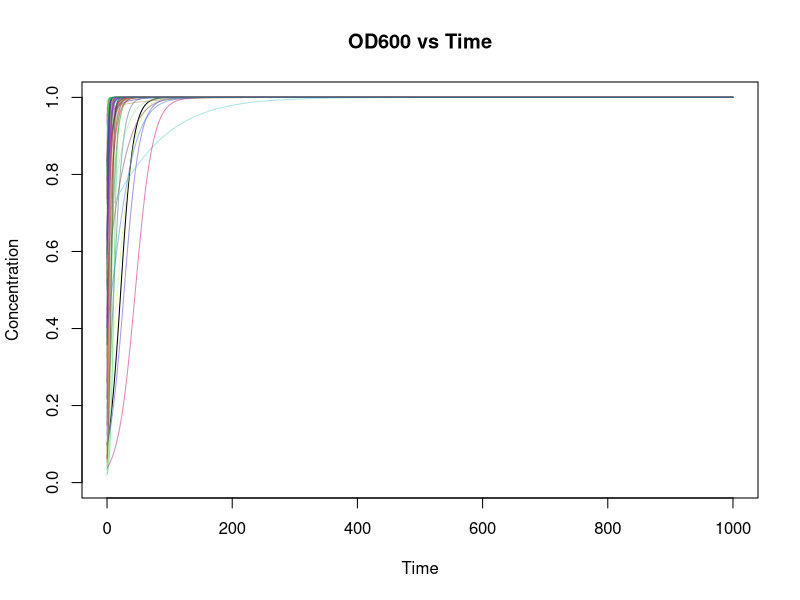

This chart was generated by the following R code:
# HackBio Internship Program - February, 2025
# Team-arginine on the stage-1 task
# The group consists of four people, namely:
# Meltem (GitHub: @meltemktn)
# BenAkande (GitHub: @BenAkande123)
# Manav Vaish (GitHub: @manavvaish)
# Favour_Imoniye (GitHub: @Favour-Imoniye)
# GitHub link to the team-arginine repository for stage-1:


# Function 1: Translation of DNA to protein

dna_to_protein<-function(sequence) {
  
  # Create a dataframe of codons and amino acids
  
  amino_acids<-c("A","R","N","D","C","E","Q","G","H","I","L","K","M",as.character("F"),"P","S",as.character("T"),"W","Y","V","*")
  codons<-list(c("GCT","GCC","GCA","GCG"),
              c("CGT","CGC","CGA","CGG","AGA","AGG"),
              c("AAT","AAC"),
              c("GAT","GAC"),
              c("TGT","TGC"),
              c("GAA","GAG"),
              c("CAA","CAG"),
              c("GGT","GGC","GGA","GGG"),
              c("CAT","CAC"),
              c("ATT","ATC","ATA"),
              c("CTT","CTC","CTA","CTG","TTA","TTG"),
              c("AAA","AAG"),
              c("ATG"),
              c("TTT","TTC"),
              c("CCT","CCC","CCA","CCG"),
              c("TCT","TCC","TCA","TCG","AGT","AGC"),
              c("ACT","ACC","ACA","ACG"),
              c("TGG"),
              c("TAT","TAC"),
              c("GTT","GTC","GTA","GTG"),
              c("TAA","TAG","TGA"))
  
  #Treat each vector of codons "as is" using the built-in function I
 
  codon_df<-data.frame(codons=I(codons),amino_acids=amino_acids)
  
  # Split sequence into triple letters
  
  seq_vec<-character() # Create an empty character vector
  for (i in seq(1,nchar(sequence),by=3)){ # Iterate over each character in the sequence
    codon<-substr(sequence,i,min(i+2,nchar(sequence))) # Extract sub-strings of 3 from the sequence
    seq_vec<-c(seq_vec,codon) #Append codon to the empty vector to create the codon sequence
  }

  # Match the codons to the amino acids and create the amino acid sequence
  
  aa_seq<-""
  for (cdn in seq_vec) {
    for (i in 1:nrow(codon_df)) {
      if (cdn %in% codon_df$codons[[i]]){ # double brackets to access the codon vector within the data frame
        aa_seq<-paste0(aa_seq,codon_df$amino_acids[i]) # add the amino acid to the new character vector, aa_seq
        if (codon_df$amino_acids[[i]]=="*") {
        return(aa_seq)
        }
        break #End the loop once you reach stop codon
      }
    }
  }
  return(aa_seq)
}
  

# Test the function!

dna_to_protein("ATGCCCTGGCTTGAACTGGGGCCCATATGA")

# Function 2: Generation and simulation of a logistic growth curve

# Defined a function where 

# n = Initial population size/concentration
# t = Time 
# r = Growth rate
# The carrying capacity / maximum concentration (K) is assumed 1

logistic_growth<-function(n,r,time) { 
  
  growth<- 1/(1+((1-n)/n)*exp(-r*time))
  return (growth)
}

# To randomize time - This is defined outside the function to try out different scenarios

time<-seq(0,1000,by=0.01)

# Run the function to initialize

od<-logistic_growth(0.1,0.1,time) 

# Set up the plot

plot(time,od,type="l",xlab="Time",ylab="Concentration",ylim=c(0,1), main = "OD600 vs Time")

# To generate 100 lines in one plot

for (i in 1:100) {
  random_init_od<-runif(1,0.01,0.99) # Random initial optical density
  random_growth_rate <- runif(1,0.01,1) # Random growth rate
  od <- logistic_growth(random_init_od, random_growth_rate, time) # Run the function once again with randomly generated values
  lines(time, od, col = rgb(runif(1), runif(1), runif(1), 0.5)) # Add randomly generated lines with random colors
}
  
# Function 3: Calculating the time for a population to reach 80% of its carrying capacity

# Similar to the function above, the carrying capacity (K) is assumed to be 0.8
# The logistic growth function described above is reversed in case of this function

carrying_capacity_80<-function(init_od,final_od,growth_rate) {
  
  time_for_capacity<-((log((0.8/final_od)-1)-log((0.8-init_od)/init_od))/growth_rate)*-1
  return(paste("The time it takes to reach 80% of the carrying capacity is:", time_for_capacity,"hours"))
}

# Test the function! 

carrying_capacity_80(0.02,0.78,0.3)


# Function 4: Calculating the Hamming distance between two strings 

HammingDistance <- function(Slackname, Twittername) {
  
  # Split each username into their individual characters
  
  String1 <-strsplit(Slackname,"")[[1]]
  String2<- strsplit(Twittername,"")[[1]]
  
  # Compare the lengths of the strings
  
  if (length(String1) !=length(String2) ) {
    stop("Both inputs must have an equal number of characters!")
  }
  
  # Initialize Hamming distance 
  
  Distance <- 0
  
  # Compare each character in the strings with respect to their positions 
  
  for (x in 1:length(String1)) {
    if (String1[x] != String2[x]){
      
      Distance <- Distance + 1 # Add to the Hamming distance in case of a different character
    }
  }
  
  return(paste(Slackname,"and", Twittername, "have a Hamming distance of", Distance))}


# Test the function by comparing the Hamming distances between the Slack and Twitter usernames of all team members

HammingDistance("Favour_imoniye", "FImoniye123456")
HammingDistance("meltemktn18", "meltemktn12")
HammingDistance("BenAkande123","BenAkande335")
HammingDistance("manavvaish","manav00242")

